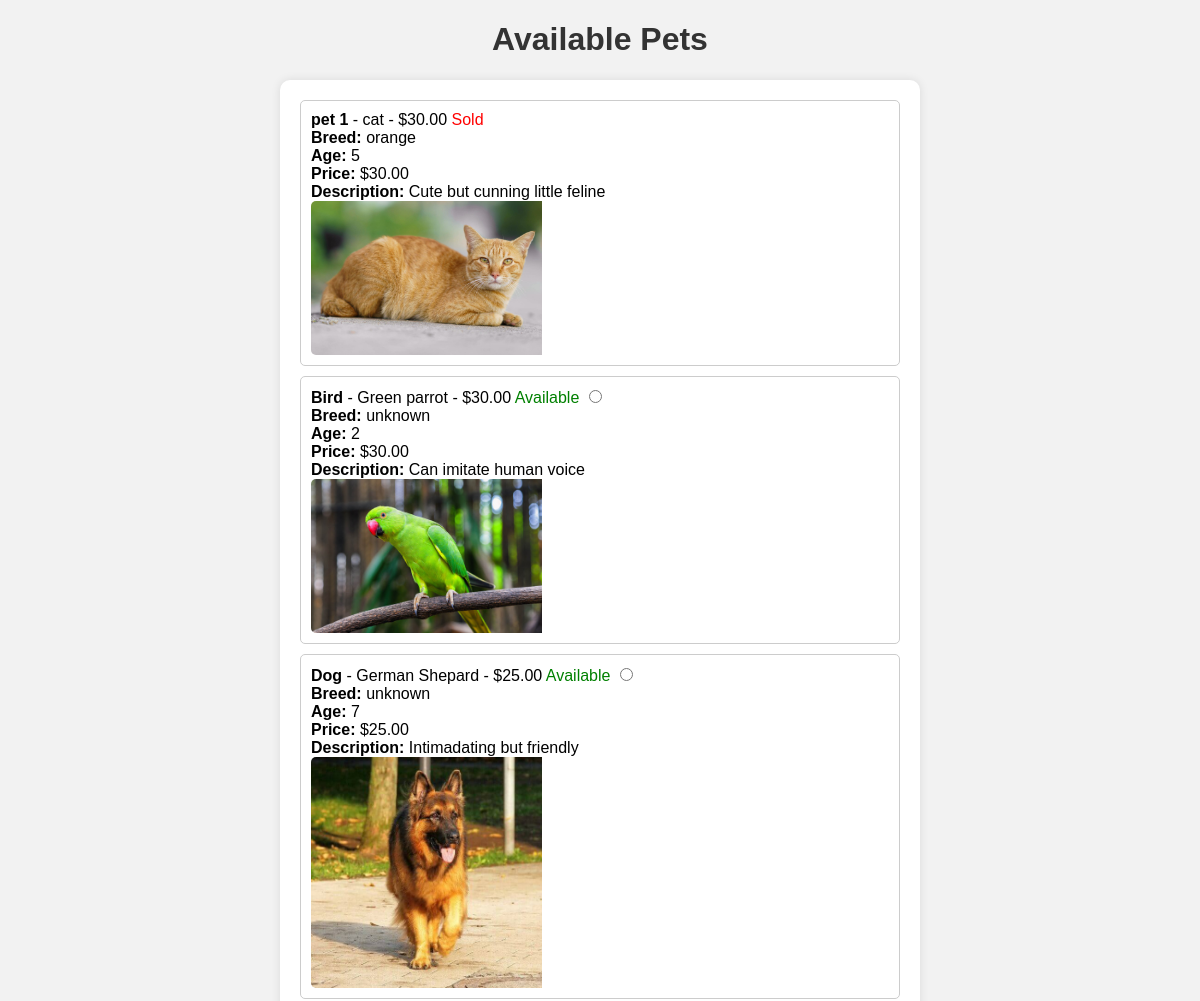
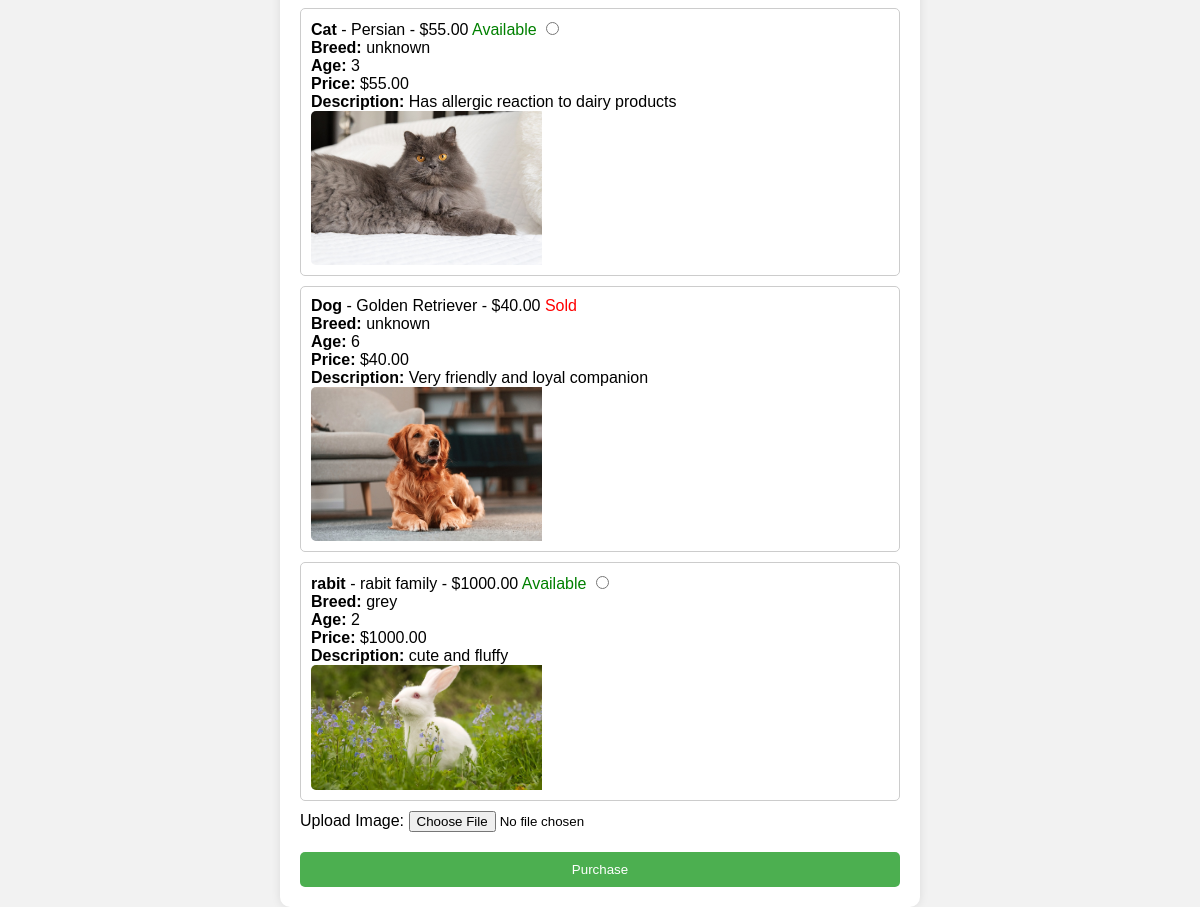
/buy/, run on the app's committed database (2 pictures, top to bottom).
### app1/models.py (models this page shows)
class PetAdd(models.Model):
    name = models.CharField(max_length=100)
    species = models.CharField(max_length=100)
    breed = models.CharField(max_length=100,default='unknown')
    age = models.IntegerField()
    description = models.TextField()
    price = models.DecimalField(max_digits=10, decimal_places=2)
    available = models.BooleanField(default=True)
    image = models.ImageField(upload_to='pet_images/', null=True, blank=True)
    image_url = models.URLField(null=True, blank=True)

### app1/views.py (the view)
# urls.py: path('buy/', buy_pet, name='buy_pet'),
def buy_pet(request):
    if request.method == 'POST':
        pet_id = request.POST.get('pet_id')
        pet = PetAdd.objects.get(id=pet_id)
        pet.available = False  # Mark the pet as sold
        pet.save()  # Save the changes to the database
        return redirect('buy_pet')  # Redirect to refresh the page after purchase
    pets = PetAdd.objects.all()
    return render(request, 'buy.html', {'pets': pets})

### templates/buy.html (shortened to what this page needs)
<!DOCTYPE html>
<html lang="en">
<head>
</head>
<body>
    <h1>Available Pets</h1>
    <form id="purchaseForm" method="post" action="{% url 'buy_pet' %}">
        {% for pet in pets %}
        <div class="pet-item" "{% if not pet.available %}opacity: 0.5;{% endif %}">
            <strong>{{ pet.name }}</strong> - {{ pet.species }} - ${{ pet.price }}
            {% if pet.available %}
                <span class="available">Available</span>
                <input type="radio" name="pet_id" value="{{ pet.id }}">
            {% else %}
                <span class="sold">Sold</span>
            {% endif %}
            <br>
            <strong>Breed:</strong> {{ pet.breed }}<br>
            <strong>Age:</strong> {{ pet.age }}<br>
            <strong>Price:</strong> ${{ pet.price }}<br>
            <strong>Description:</strong> {{ pet.description }}<br>
            <div class="pet-image-container">
                {% if pet.image %}
                    <img src="{{ pet.image.url }}" alt="{{ pet.name }}" class="pet-image">
                {% endif %}
            </div>
        </div>
        {% endfor %}
        <label for="pet_image">Upload Image:</label>
        <input type="file" name="pet_image" id="pet_image">
        <button type="submit">Purchase</button>
    </form>
</body>
</html>

### templates/buy.html (style rules this page uses)
body { font-family: Arial, sans-serif; background-color: #f2f2f2; margin: 0; padding: 0; }
h1 { text-align: center; color: #333; }
form { max-width: 600px; margin: 0 auto; padding: 20px; background-color: #fff; border-radius: 10px; box-shadow: 0 0 10px rgba(0, 0, 0, 0.1); }
.pet-item { border: 1px solid #ccc; padding: 10px; margin-bottom: 10px; background-color: #fff; border-radius: 5px; }
input[type="radio"] { margin-right: 10px; }
button[type="submit"] { display: block; width: 100%; padding: 10px; margin-top: 20px; background-color: #4CAF50; color: white; border: none; border-radius: 5px; cursor: pointer; transition: background-color 0.3s; }
.sold { color: red; }
.available { color: green; }
.pet-image-container { max-width: 100%; height: auto; overflow: hidden; border-radius: 5px; }
.pet-image { width: 40%; height: auto; display: block; }

### data on the page
PetAdd: name "pet 1", species "cat", price "30.00", available "Sold", breed "orange", age "5", description "Cute but cunning little feline", image (picture)
PetAdd: name "Bird", species "Green parrot", price "30.00", breed "unknown", age "2", description "Can imitate human voice", image (picture)
PetAdd: name "Dog", species "German Shepard", price "25.00", breed "unknown", age "7", description "Intimadating but friendly", image (picture)
PetAdd: name "Cat", species "Persian", price "55.00", breed "unknown", age "3", description "Has allergic reaction to dairy products", image (picture)
PetAdd: name "Dog", species "Golden Retriever", price "40.00", available "Sold", breed "unknown", age "6", description "Very friendly and loyal companion", image (picture)
PetAdd: name "rabit", species "rabit family", price "1000.00", breed "grey", age "2", description "cute and fluffy", image (picture)
